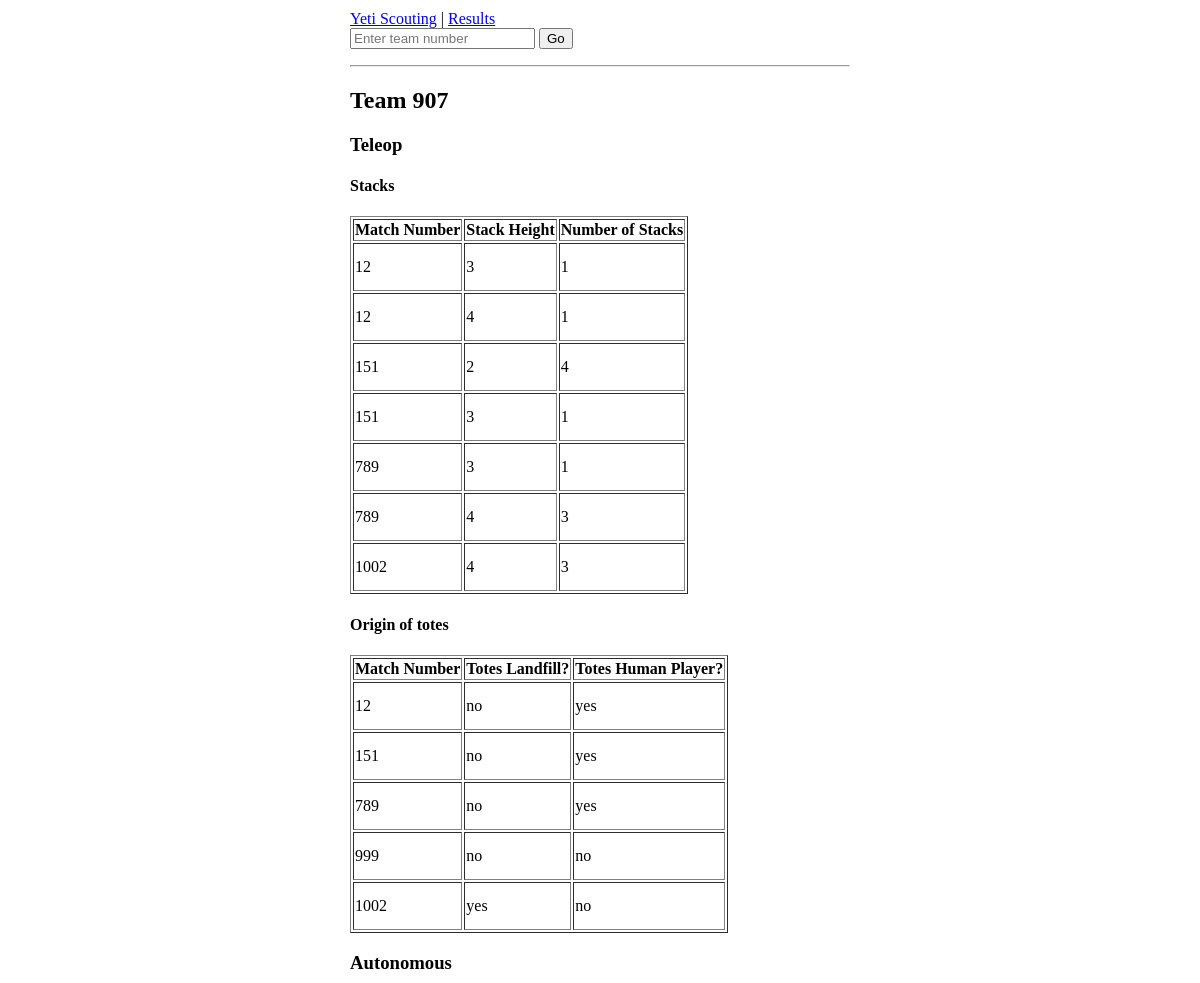
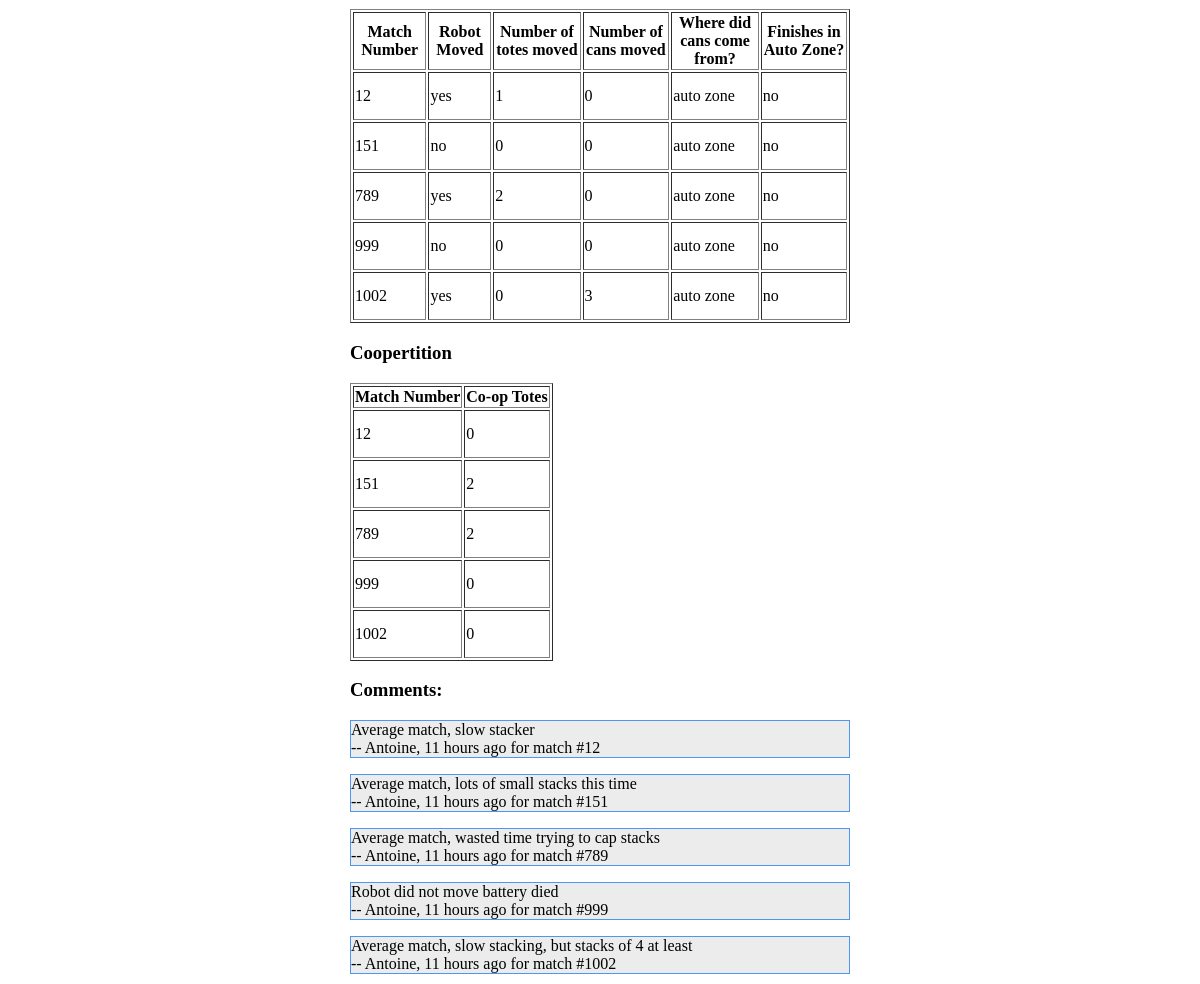
Screenshot of /team.php?team=907 with the database file from the repository (2 pictures, top to bottom).
### tables this page shows
CREATE TABLE IF NOT EXISTS `scout_data` (
`scout_data_id` int(11) NOT NULL,
  `team` int(11) NOT NULL,
  `match_number` int(11) DEFAULT NULL,
  `comments` text,
  `robot_moved` tinyint(1) NOT NULL,
  `totes_auto` int(11) NOT NULL,
  `cans_auto` int(11) NOT NULL,
  `coopertition` tinyint(1) NOT NULL,
  `coopertition_totes` int(11) NOT NULL,
  `score` int(11) DEFAULT NULL,
  `rating` int(11) NOT NULL DEFAULT '1',
  `timestamp` timestamp NOT NULL DEFAULT CURRENT_TIMESTAMP ON UPDATE CURRENT_TIMESTAMP,
  `name` text NOT NULL,
  `cans_from_middle` tinyint(1) NOT NULL,
  `totes_from_landfill` tinyint(1) NOT NULL,
  `totes_from_human` tinyint(1) NOT NULL,
  `cans_auto_origin` tinyint(4) NOT NULL,
  `in_auto_zone` tinyint(1) NOT NULL
);

### functions.php (called while the page is built)
<?php
function getTeamStacksTable($db, $team){
	$query = "SELECT match_number AS 'Match Number', totes AS 'Stack Height', COUNT(totes) AS 'Number of Stacks'
				FROM stacks
				LEFT JOIN scout_data ON scout_data.scout_data_id = stacks.scout_data_id
				WHERE totes > 0 AND team = ?
			    GROUP BY totes, match_number
				ORDER BY match_number, totes";
	if($stmt = $db->prepare($query)){
		$stmt->bind_param("i", $team);
		$stmt->execute();
		return $stmt->get_result();
	} else{
		return null;
	}
}
function getTeamAutoTable($db, $team){
	$query = "SELECT match_number AS 'Match Number', if(robot_moved, 'yes', 'no') AS 'Robot Moved', totes_auto AS 'Number of totes moved', cans_auto AS 'Number of cans moved', if(cans_auto_origin, 'step', 'auto zone') AS 'Where did cans come from?', if(in_auto_zone, 'yes', 'no') AS 'Finishes in Auto Zone?'
				FROM scout_data
				WHERE team=?";
	if($stmt = $db->prepare($query)){
		$stmt->bind_param("i", $team);
		$stmt->execute();
		return $stmt->get_result();
	} else{
		return null;
	}
}
function getTeamTotesOriginTable($db, $team){
	$query = "SELECT match_number AS 'Match Number', if(totes_from_landfill, 'yes', 'no') AS 'Totes Landfill?', if(totes_from_human, 'yes', 'no') AS 'Totes Human Player?'
				FROM `scout_data`
				WHERE team=?";
	if($stmt = $db->prepare($query)){
		$stmt->bind_param("i", $team);
		$stmt->execute();
		return $stmt->get_result();
	} else{
		return null;
	}
}
function timeAgo($timestamp){
	$difference = time() - $timestamp;
	$periods = array("second", "minute", "hour", "day", "week", "month", "years", "decade");
	$lengths = array("60","60","24","7","4.35","12","10");
	for($j = 0; $difference >= $lengths[$j]; $j++) {
		$difference /= $lengths[$j];
	}
	$difference = round($difference);
	if($difference != 1) $periods[$j].= "s";
	$text = "$difference $periods[$j] ago";
	return $text;
}
function getTeamCoopertition($db, $team){
	$query = "SELECT match_number AS 'Match Number', coopertition_totes AS 'Co-op Totes'
				FROM scout_data
				WHERE team = ?
				ORDER BY match_number";
	if($stmt = $db->prepare($query)){
		$stmt->bind_param("i", $team);
		$stmt->execute();
		return $stmt->get_result();
	} else{
		return null;
	}
}
?>

### team.php (the view, shortened to what this page needs)
<?php
include("header.php");
include ("connect.php");
include("functions.php");
$team = "";
$comments = [];
$names = [];
$timestamps = [];
$matchNumber = [];
$query = "SELECT team, comments, UNIX_TIMESTAMP(timestamp) AS timestamp, name, match_number
			FROM scout_data
			WHERE team = ?";
if($stmt = $db->prepare($query)){
	if (isset($_GET["team"])) {
		$stmt->bind_param("i", $_GET["team"]);
	}
	$stmt->execute();
	$result = $stmt->get_result();
	if ($result) {
		while ($row = $result->fetch_assoc()) {
			$team = $row["team"];
			if ($row["comments"] != "" && $row["comments"] != null) {
				$comments[] = $row["comments"];
				$timestamps[] = intval($row["timestamp"]);
				$names[] = $row["name"];
				$matchNumber[] = $row["match_number"];
			}
		}
	}
}
?>
		<h2 class="page_header">Team <?php echo $team;?></h2>
<?php
$result = getTeamStacksTable($db, $team);
echo "<h3>Teleop</h3>";
echo "<h4>Stacks</h4>";
if ($result) {
	echo "<table border='1'>";
	$fields = $result->fetch_fields();
	echo "<tr>";
	foreach ($fields as $field) {
			echo "<th>".$field->name."</th>";
	}
	echo "</tr>";
	while ( $row = $result->fetch_assoc () ) {
		echo "<tr class=\"team_row\">";
		foreach ( $row as $key => $value ) {
			echo "<td>" . $value . "</td>";
		}
		echo "</tr>";
	}
	echo "</table>";
} else {
	echo ( "<h2>Query failed</h2>" );
}
$result = getTeamTotesOriginTable($db, $team);
echo "<h4>Origin of totes</h4>";
if ($result) {
	echo "<table border='1'>";
	$fields = $result->fetch_fields();
	echo "<tr>";
	foreach ($fields as $field) {
		echo "<th>".$field->name."</th>";
	}
	echo "</tr>";
	while ( $row = $result->fetch_assoc () ) {
		echo "<tr class=\"team_row\">";
		foreach ( $row as $key => $value ) {
			echo "<td>" . $value . "</td>";
		}
		echo "</tr>";
	}
	echo "</table>";
} else {
	echo ( "<h2>Query failed</h2>" );
}
$result = getTeamAutoTable($db, $team);
echo "<h3>Autonomous</h3>";
if ($result) {
	echo "<table border='1'>";
	$fields = $result->fetch_fields();
	echo "<tr>";
	foreach ($fields as $field) {
			echo "<th>".$field->name."</th>";
	}
	echo "</tr>";
	while ( $row = $result->fetch_assoc () ) {
		echo "<tr class=\"team_row\">";
		foreach ( $row as $key => $value ) {
			echo "<td>" . $value . "</td>";
		}
		echo "</tr>";
	}
	echo "</table>";
} else {
	echo ( "<h2>Query failed</h2>" );
}
$result = getTeamCoopertition($db, $team);
echo "<h3>Coopertition</h3>";
if ($result) {
	echo "<table border='1'>";
	$fields = $result->fetch_fields();
	echo "<tr>";
	foreach ($fields as $field) {
		echo "<th>".$field->name."</th>";
	}
	echo "</tr>";
	while ( $row = $result->fetch_assoc () ) {
		echo "<tr class=\"team_row\">";
		foreach ( $row as $key => $value ) {
			echo "<td>" . $value . "</td>";
		}
		echo "</tr>";
	}
	echo "</table>";
} else {
	echo ( "<h2>Query failed</h2>" );
}
?>
	<div>
		<h3>Comments:</h3>
		<?php
			if (count($comments) == 0) {
				echo "<p class='team_comment'>No comments are available for this team.</p>";
			} else {
				foreach ($comments as $key => $comment) {
					echo "<p class='team_comment'>";
					echo $comment;
					echo "<br/>";
					echo "<span class='timestamp'>-- ".$names[$key].", ".timeAgo($timestamps[$key])." for match #".$matchNumber[$key]."</span>";
					echo "</p>";
				}
			}
		?>
	</div>
<?php
	include("footer.php");
?>

### header.php (shortened to what this page needs)
<html>
<head>
<link href="scouting.css" type="text/css" rel="stylesheet" />
</head>
<body>
	<div class="header">
	<nav>
		<a href="/" class= "page_header">Yeti Scouting</a> | <a href ="/results.php">Results</a>
		<form class="search" action="team.php" method="get">
			<input type="number" name="team" placeholder="Enter team number" />
			<button type="submit">Go</button>
		</form>
		</nav>
		<hr />
	</div>

### scouting.css (style rules this page uses)
body { max-width: 500px; margin: auto; padding: 10px; }
.team_comment { border: #4E95F4 1px solid; background-color: #ECECEC; }
.team_row { height: 48px; }

### rows the page displays
scout_data: team "907", match_number "1002", value "yes", value "no", totes_auto "0", cans_auto "3", value "auto zone", coopertition_totes "0"
scout_data: match_number "12", value "no", value "yes", totes_auto "1", cans_auto "0", value "auto zone", coopertition_totes "0"
scout_data: match_number "151", value "no", value "yes", totes_auto "0", cans_auto "0", value "auto zone", coopertition_totes "2"
scout_data: match_number "789", value "no", value "yes", totes_auto "2", cans_auto "0", value "auto zone", coopertition_totes "2"
scout_data: match_number "999", value "no", totes_auto "0", cans_auto "0", value "auto zone", coopertition_totes "0"

### other values shown
$field->name "Match Number"
$field->name "Stack Height"
$field->name "Number of Stacks"
$value "12"
$value "3"
$value "1"
$value "4"
$value "151"
$value "2"
$value "789"
$value "1002"
$field->name "Totes Landfill?"
$field->name "Totes Human Player?"
$field->name "Robot Moved"
$field->name "Number of totes moved"
